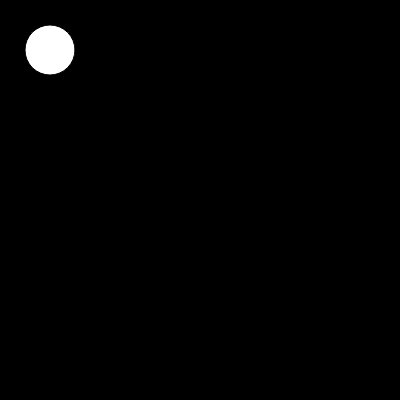
Frame 1 (no input)
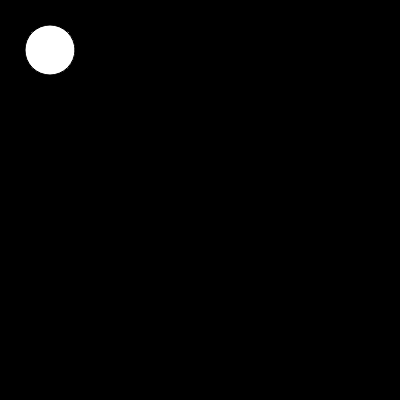
Frame 60 (no input)
Frame 120 (the mouse pressed at the canvas centre since frame 60): identical to frame 60, image omitted

The p5.js sketch that drew these frames (run headless with seeded random() and noise() and a simulated clock; from frame 60 on, the mouse is pressed at the canvas centre):

// p5.js sketch
// ── sketch.js
autowatch = 1;

function setup() {
  createCanvas(400,400);
  background(0);
}

function draw() {
  ellipse(50,50,50,50);
}
